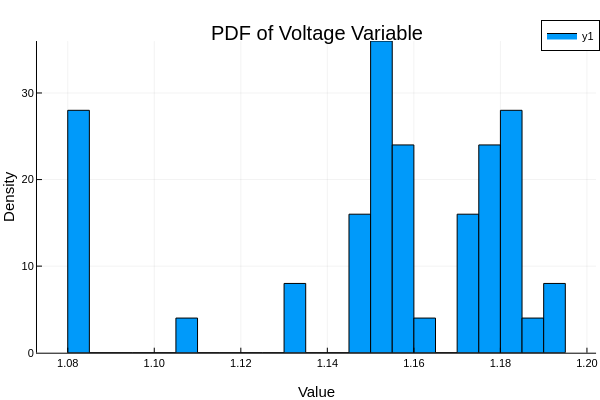

The notebook cell this image was saved under:
### Code cell
histogram(v_tot; bins=50, normalize=:pdf, title="PDF of Voltage Variable", xlabel="Value", ylabel="Density")

### Figure 1 — Plotly figure (JSON) as saved in the notebook; plotly's stock layout.template omitted (floating-point values rounded to 4 significant figures)
{"data": [{"fill": "tozeroy", "fillcolor": "rgba(0, 154, 250, 1.000)", "legendgroup": "y1", "line": {"color": "rgba(0, 0, 0, 1.000)", "dash": "solid", "width": 1}, "mode": "lines", "name": "y1", "showlegend": true, "type": "scatter", "x": [1.08, 1.08, 1.085, 1.085, 1.08, 1.08], "xaxis": "x1", "y": [28, 0, 0, 28, 28, 28], "yaxis": "y1"}, {"fill": "tozeroy", "fillcolor": "rgba(0, 154, 250, 1.000)", "legendgroup": "y1", "line": {"color": "rgba(0, 0, 0, 1.000)", "dash": "solid", "width": 1}, "mode": "lines", "name": "y1", "showlegend": false, "type": "scatter", "x": [1.085, 1.085, 1.09, 1.09, 1.085, 1.085], "xaxis": "x1", "y": [0, 0, 0, 0, 0, 0], "yaxis": "y1"}, {"fill": "tozeroy", "fillcolor": "rgba(0, 154, 250, 1.000)", "legendgroup": "y1", "line": {"color": "rgba(0, 0, 0, 1.000)", "dash": "solid", "width": 1}, "mode": "lines", "name": "y1", "showlegend": false, "type": "scatter", "x": [1.09, 1.09, 1.095, 1.095, 1.09, 1.09], "xaxis": "x1", "y": [0, 0, 0, 0, 0, 0], "yaxis": "y1"}, {"fill": "tozeroy", "fillcolor": "rgba(0, 154, 250, 1.000)", "legendgroup": "y1", "line": {"color": "rgba(0, 0, 0, 1.000)", "dash": "solid", "width": 1}, "mode": "lines", "name": "y1", "showlegend": false, "type": "scatter", "x": [1.095, 1.095, 1.1, 1.1, 1.095, 1.095], "xaxis": "x1", "y": [0, 0, 0, 0, 0, 0], "yaxis": "y1"}, {"fill": "tozeroy", "fillcolor": "rgba(0, 154, 250, 1.000)", "legendgroup": "y1", "line": {"color": "rgba(0, 0, 0, 1.000)", "dash": "solid", "width": 1}, "mode": "lines", "name": "y1", "showlegend": false, "type": "scatter", "x": [1.1, 1.1, 1.105, 1.105, 1.1, 1.1], "xaxis": "x1", "y": [0, 0, 0, 0, 0, 0], "yaxis": "y1"}, {"fill": "tozeroy", "fillcolor": "rgba(0, 154, 250, 1.000)", "legendgroup": "y1", "line": {"color": "rgba(0, 0, 0, 1.000)", "dash": "solid", "width": 1}, "mode": "lines", "name": "y1", "showlegend": false, "type": "scatter", "x": [1.105, 1.105, 1.11, 1.11, 1.105, 1.105], "xaxis": "x1", "y": [4, 0, 0, 4, 4, 4], "yaxis": "y1"}, {"fill": "tozeroy", "fillcolor": "rgba(0, 154, 250, 1.000)", "legendgroup": "y1", "line": {"color": "rgba(0, 0, 0, 1.000)", "dash": "solid", "width": 1}, "mode": "lines", "name": "y1", "showlegend": false, "type": "scatter", "x": [1.11, 1.11, 1.115, 1.115, 1.11, 1.11], "xaxis": "x1", "y": [0, 0, 0, 0, 0, 0], "yaxis": "y1"}, {"fill": "tozeroy", "fillcolor": "rgba(0, 154, 250, 1.000)", "legendgroup": "y1", "line": {"color": "rgba(0, 0, 0, 1.000)", "dash": "solid", "width": 1}, "mode": "lines", "name": "y1", "showlegend": false, "type": "scatter", "x": [1.115, 1.115, 1.12, 1.12, 1.115, 1.115], "xaxis": "x1", "y": [0, 0, 0, 0, 0, 0], "yaxis": "y1"}, {"fill": "tozeroy", "fillcolor": "rgba(0, 154, 250, 1.000)", "legendgroup": "y1", "line": {"color": "rgba(0, 0, 0, 1.000)", "dash": "solid", "width": 1}, "mode": "lines", "name": "y1", "showlegend": false, "type": "scatter", "x": [1.12, 1.12, 1.125, 1.125, 1.12, 1.12], "xaxis": "x1", "y": [0, 0, 0, 0, 0, 0], "yaxis": "y1"}, {"fill": "tozeroy", "fillcolor": "rgba(0, 154, 250, 1.000)", "legendgroup": "y1", "line": {"color": "rgba(0, 0, 0, 1.000)", "dash": "solid", "width": 1}, "mode": "lines", "name": "y1", "showlegend": false, "type": "scatter", "x": [1.125, 1.125, 1.13, 1.13, 1.125, 1.125], "xaxis": "x1", "y": [0, 0, 0, 0, 0, 0], "yaxis": "y1"}, {"fill": "tozeroy", "fillcolor": "rgba(0, 154, 250, 1.000)", "legendgroup": "y1", "line": {"color": "rgba(0, 0, 0, 1.000)", "dash": "solid", "width": 1}, "mode": "lines", "name": "y1", "showlegend": false, "type": "scatter", "x": [1.13, 1.13, 1.135, 1.135, 1.13, 1.13], "xaxis": "x1", "y": [8, 0, 0, 8, 8, 8], "yaxis": "y1"}, {"fill": "tozeroy", "fillcolor": "rgba(0, 154, 250, 1.000)", "legendgroup": "y1", "line": {"color": "rgba(0, 0, 0, 1.000)", "dash": "solid", "width": 1}, "mode": "lines", "name": "y1", "showlegend": false, "type": "scatter", "x": [1.135, 1.135, 1.14, 1.14, 1.135, 1.135], "xaxis": "x1", "y": [0, 0, 0, 0, 0, 0], "yaxis": "y1"}, {"fill": "tozeroy", "fillcolor": "rgba(0, 154, 250, 1.000)", "legendgroup": "y1", "line": {"color": "rgba(0, 0, 0, 1.000)", "dash": "solid", "width": 1}, "mode": "lines", "name": "y1", "showlegend": false, "type": "scatter", "x": [1.14, 1.14, 1.145, 1.145, 1.14, 1.14], "xaxis": "x1", "y": [0, 0, 0, 0, 0, 0], "yaxis": "y1"}, {"fill": "tozeroy", "fillcolor": "rgba(0, 154, 250, 1.000)", "legendgroup": "y1", "line": {"color": "rgba(0, 0, 0, 1.000)", "dash": "solid", "width": 1}, "mode": "lines", "name": "y1", "showlegend": false, "type": "scatter", "x": [1.145, 1.145, 1.15, 1.15, 1.145, 1.145], "xaxis": "x1", "y": [16, 0, 0, 16, 16, 16], "yaxis": "y1"}, {"fill": "tozeroy", "fillcolor": "rgba(0, 154, 250, 1.000)", "legendgroup": "y1", "line": {"color": "rgba(0, 0, 0, 1.000)", "dash": "solid", "width": 1}, "mode": "lines", "name": "y1", "showlegend": false, "type": "scatter", "x": [1.15, 1.15, 1.155, 1.155, 1.15, 1.15], "xaxis": "x1", "y": [36, 0, 0, 36, 36, 36], "yaxis": "y1"}, {"fill": "tozeroy", "fillcolor": "rgba(0, 154, 250, 1.000)", "legendgroup": "y1", "line": {"color": "rgba(0, 0, 0, 1.000)", "dash": "solid", "width": 1}, "mode": "lines", "name": "y1", "showlegend": false, "type": "scatter", "x": [1.155, 1.155, 1.16, 1.16, 1.155, 1.155], "xaxis": "x1", "y": [24, 0, 0, 24, 24, 24], "yaxis": "y1"}, {"fill": "tozeroy", "fillcolor": "rgba(0, 154, 250, 1.000)", "legendgroup": "y1", "line": {"color": "rgba(0, 0, 0, 1.000)", "dash": "solid", "width": 1}, "mode": "lines", "name": "y1", "showlegend": false, "type": "scatter", "x": [1.16, 1.16, 1.165, 1.165, 1.16, 1.16], "xaxis": "x1", "y": [4, 0, 0, 4, 4, 4], "yaxis": "y1"}, {"fill": "tozeroy", "fillcolor": "rgba(0, 154, 250, 1.000)", "legendgroup": "y1", "line": {"color": "rgba(0, 0, 0, 1.000)", "dash": "solid", "width": 1}, "mode": "lines", "name": "y1", "showlegend": false, "type": "scatter", "x": [1.165, 1.165, 1.17, 1.17, 1.165, 1.165], "xaxis": "x1", "y": [0, 0, 0, 0, 0, 0], "yaxis": "y1"}, {"fill": "tozeroy", "fillcolor": "rgba(0, 154, 250, 1.000)", "legendgroup": "y1", "line": {"color": "rgba(0, 0, 0, 1.000)", "dash": "solid", "width": 1}, "mode": "lines", "name": "y1", "showlegend": false, "type": "scatter", "x": [1.17, 1.17, 1.175, 1.175, 1.17, 1.17], "xaxis": "x1", "y": [16, 0, 0, 16, 16, 16], "yaxis": "y1"}, {"fill": "tozeroy", "fillcolor": "rgba(0, 154, 250, 1.000)", "legendgroup": "y1", "line": {"color": "rgba(0, 0, 0, 1.000)", "dash": "solid", "width": 1}, "mode": "lines", "name": "y1", "showlegend": false, "type": "scatter", "x": [1.175, 1.175, 1.18, 1.18, 1.175, 1.175], "xaxis": "x1", "y": [24, 0, 0, 24, 24, 24], "yaxis": "y1"}, {"fill": "tozeroy", "fillcolor": "rgba(0, 154, 250, 1.000)", "legendgroup": "y1", "line": {"color": "rgba(0, 0, 0, 1.000)", "dash": "solid", "width": 1}, "mode": "lines", "name": "y1", "showlegend": false, "type": "scatter", "x": [1.18, 1.18, 1.185, 1.185, 1.18, 1.18], "xaxis": "x1", "y": [28, 0, 0, 28, 28, 28], "yaxis": "y1"}, {"fill": "tozeroy", "fillcolor": "rgba(0, 154, 250, 1.000)", "legendgroup": "y1", "line": {"color": "rgba(0, 0, 0, 1.000)", "dash": "solid", "width": 1}, "mode": "lines", "name": "y1", "showlegend": false, "type": "scatter", "x": [1.185, 1.185, 1.19, 1.19, 1.185, 1.185], "xaxis": "x1", "y": [4, 0, 0, 4, 4, 4], "yaxis": "y1"}, {"fill": "tozeroy", "fillcolor": "rgba(0, 154, 250, 1.000)", "legendgroup": "y1", "line": {"color": "rgba(0, 0, 0, 1.000)", "dash": "solid", "width": 1}, "mode": "lines", "name": "y1", "showlegend": false, "type": "scatter", "x": [1.19, 1.19, 1.195, 1.195, 1.19, 1.19], "xaxis": "x1", "y": [8, 0, 0, 8, 8, 8], "yaxis": "y1"}, {"colorbar": {"len": 0.8657, "title": "", "x": 0.9934, "y": 0.5087}, "legendgroup": "y1", "marker": {"color": "rgba(0, 154, 250, 0.000)", "line": {"color": "rgba(0, 0, 0, 0.000)", "width": 1}, "size": 0, "symbol": "circle"}, "mode": "markers", "name": "y1", "showlegend": false, "type": "scatter", "x": [1.083, 1.087, 1.093, 1.098, 1.103, 1.107, 1.113, 1.118, 1.123, 1.127, 1.132, 1.137, 1.143, 1.147, 1.152, 1.157, 1.163, 1.167, 1.172, 1.177, 1.183, 1.188, 1.192], "xaxis": "x", "y": [28, 0, 0, 0, 0, 4, 0, 0, 0, 0, 8, 0, 0, 16, 36, 24, 4, 0, 16, 24, 28, 4, 8], "yaxis": "y"}], "layout": {"annotations": [{"font": {"color": "rgba(0, 0, 0, 1.000)", "family": "sans-serif", "size": 20}, "rotation": 0, "showarrow": false, "text": "PDF of Voltage Variable", "x": 0.5275, "xanchor": "center", "xref": "paper", "y": 1, "yanchor": "top", "yref": "paper"}], "height": 400, "legend": {"bgcolor": "rgba(255, 255, 255, 1.000)", "bordercolor": "rgba(0, 0, 0, 1.000)", "borderwidth": 1, "font": {"color": "rgba(0, 0, 0, 1.000)", "family": "sans-serif", "size": 11}, "title": {"font": {"color": "rgba(0, 0, 0, 1.000)", "family": "sans-serif", "size": 15}, "text": ""}, "tracegroupgap": 0, "traceorder": "normal", "x": 1, "xanchor": "auto", "y": 1, "yanchor": "auto"}, "margin": {"b": 20, "l": 0, "r": 0, "t": 20}, "paper_bgcolor": "rgba(255, 255, 255, 1.000)", "plot_bgcolor": "rgba(255, 255, 255, 1.000)", "showlegend": true, "width": 600, "xaxis": {"anchor": "y", "domain": [0.06165, 0.9934], "gridcolor": "rgba(0, 0, 0, 0.100)", "gridwidth": 0.5, "linecolor": "rgba(0, 0, 0, 1.000)", "mirror": false, "range": [1.073, 1.202], "showgrid": true, "showline": true, "showticklabels": true, "tickangle": 0, "tickcolor": "rgb(0, 0, 0)", "tickfont": {"color": "rgba(0, 0, 0, 1.000)", "family": "sans-serif", "size": 11}, "tickmode": "array", "ticks": "inside", "ticktext": ["1.08", "1.10", "1.12", "1.14", "1.16", "1.18", "1.20"], "tickvals": [1.08, 1.1, 1.12, 1.14, 1.16, 1.18, 1.2], "title": "Value", "titlefont": {"color": "rgba(0, 0, 0, 1.000)", "family": "sans-serif", "size": 15}, "type": "-", "visible": true, "zeroline": false, "zerolinecolor": "rgba(0, 0, 0, 1.000)"}, "yaxis": {"anchor": "x", "domain": [0.07581, 0.9415], "gridcolor": "rgba(0, 0, 0, 0.100)", "gridwidth": 0.5, "linecolor": "rgba(0, 0, 0, 1.000)", "mirror": false, "range": [0, 36], "showgrid": true, "showline": true, "showticklabels": true, "tickangle": 0, "tickcolor": "rgb(0, 0, 0)", "tickfont": {"color": "rgba(0, 0, 0, 1.000)", "family": "sans-serif", "size": 11}, "tickmode": "array", "ticks": "inside", "ticktext": ["0", "10", "20", "30"], "tickvals": [0, 10, 20, 30], "title": "Density", "titlefont": {"color": "rgba(0, 0, 0, 1.000)", "family": "sans-serif", "size": 15}, "type": "-", "visible": true, "zeroline": false, "zerolinecolor": "rgba(0, 0, 0, 1.000)"}}}
